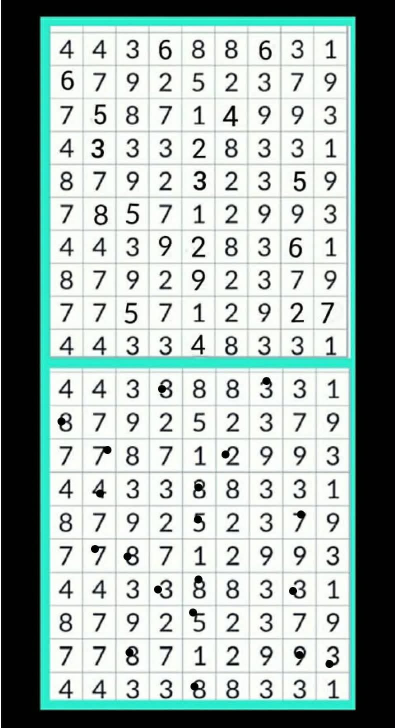
#> input picture spot_the_difference/correct_answers/answer_06.jpg, 790 x 1456 px, found by its file name (shown at 1/2 size)
$ python find_circled_cells.py
#> lines starting #> are read from the running program, lines starting #| are printed output that depends on the picture; after the words box and inside, x2 and y2 are one past the last pixel; in counts of white or black regions, pixels touching at a corner belong together
import cv2
import numpy as np
from pathlib import Path

SCRIPT_DIR = Path(__file__).resolve().parent
img = cv2.imread(str(SCRIPT_DIR / "correct_answers/answer_06.jpg"))
#> img is the input picture: shape (1456, 790, 3); mean B, G, R 170.2, 174.3, 160.1
gray = cv2.cvtColor(img, cv2.COLOR_BGR2GRAY)
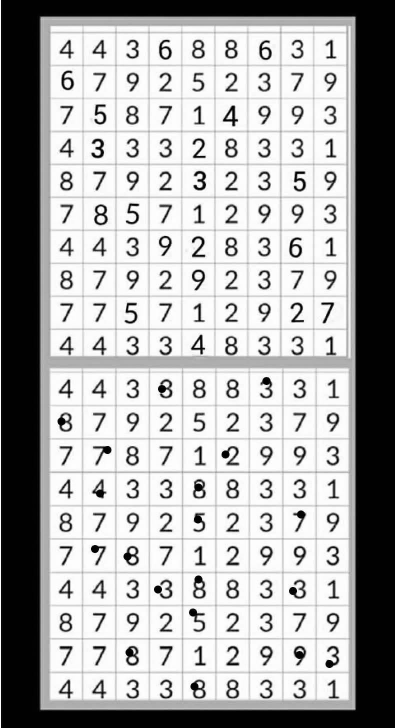
#> gray: shape (1456, 790) (shown at 1/2 size); min 0, max 255, mean 169.6
binary = cv2.adaptiveThreshold(gray, 255, cv2.ADAPTIVE_THRESH_GAUSSIAN_C, cv2.THRESH_BINARY_INV, 15, 8)
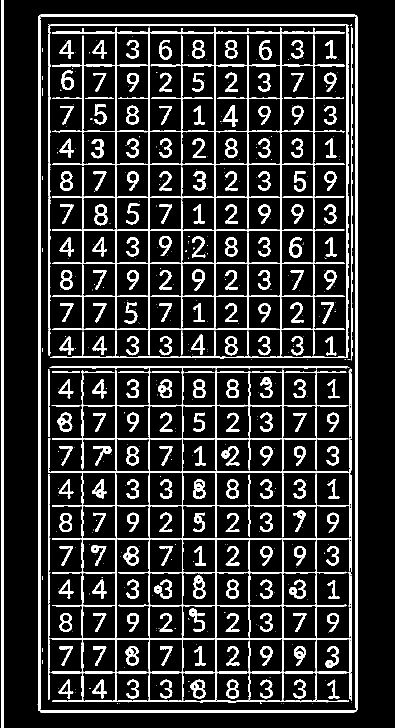
#> binary: shape (1456, 790) (shown at 1/2 size); 15.4% white; 522 white regions (299 under 20 px)
cnts, _ = cv2.findContours(binary, cv2.RETR_LIST, cv2.CHAIN_APPROX_SIMPLE)
#> cnts = 723 contours, 321 with area under 20; largest, box (x1, y1, x2, y2) and area: (75, 28, 716, 1425) 891350, (78, 31, 713, 1422) 875886, (104, 54, 690, 711) 265766, (96, 732, 704, 1405) 195260, (431, 944, 633, 1078) 21183

gx, gy, gw, gh = 75, 28, 641, 1397
panel_h = gh / 2  # 698.5

rows, cols = 10, 9
cell_w = gw / cols
cell_h = panel_h / rows

top_circles = []
bottom_circles = []

for c in cnts:
    area = cv2.contourArea(c)
    perimeter = cv2.arcLength(c, True)
    if area < 50 or perimeter == 0:
        continue
    circularity = 4 * np.pi * area / (perimeter ** 2)
    # Check if circular and of the right size for a marking circle
    if circularity > 0.65:
        x, y, w, h = cv2.boundingRect(c)
        if 50 < w < 85 and 50 < h < 85:
            cx, cy = x + w/2, y + h/2
            # Check if in grid A (top)
            if gx <= cx <= gx+gw:
                if gy <= cy <= gy+panel_h:
                    col = int((cx - gx) / cell_w) + 1
                    row = int((cy - gy) / cell_h) + 1
                    top_circles.append((row, col))
                elif gy+panel_h <= cy <= gy+gh:
                    col = int((cx - gx) / cell_w) + 1
                    row = int((cy - (gy + panel_h)) / cell_h) + 1
                    bottom_circles.append((row, col))
#> this loop made 723 passes
#> (area, perimeter, circularity, x, y, w, h, cx) on passes 73, 74, 75, 106, 107, 142, 143, 182, 183, 216, 217, 218: (4207.5, 268.2, 0.735, 565, 1278, 68, 67, 599), (4231.5, 260.7, 0.782, 299, 1278, 66, 68, 332), (4200, 266.3, 0.744, 365, 1277, 67, 69, 398.5), (4142, 264.6, 0.743, 565, 1211, 68, 67, 599), (4203, 264.6, 0.754, 431, 1210, 68, 68, 465), (4187, 261.8, 0.768, 432, 1145, 67, 66, 465.5), (4151, 263.1, 0.753, 565, 1144, 68, 67, 599), (4203.5, 264, 0.758, 565, 1078, 68, 67, 599), (4238, 263, 0.77, 432, 1078, 67, 67, 465.5), (4129, 267.1, 0.727, 365, 1011, 68, 67, 399), (4156, 261.5, 0.764, 299, 1011, 66, 67, 332), (4164, 266.8, 0.735, 232, 1011, 67, 67, 265.5)
#> (area, perimeter, circularity, x, y, w, h) on passes 18, 19, 27, 28, 51, 58: (198, 51.8, 0.927, 457, 1379, 17, 15), (206, 55.46, 0.842, 389, 1379, 19, 16), (161, 47.8, 0.886, 458, 1362, 15, 15), (133.5, 49.21, 0.693, 391, 1362, 16, 15), (193, 53.11, 0.86, 256, 1311, 18, 17), (203, 55.11, 0.84, 524, 1295, 18, 18)
#> after the loop, bottom_circles = [(9, 8), (9, 4), (9, 5), (8, 8), (8, 6), (7, 6), (7, 8), (6, 8), (6, 6), (5, 5), (5, 4), (5, 3), (4, 5), (4, 4), (3, 5), (3, 4), (3, 3), (2, 5), (1, 6)]; top_circles = 27 pairs, first value 2 to 9, second value 2 to 8

top_circles = sorted(list(set(top_circles)))
bottom_circles = sorted(list(set(bottom_circles)))
#> bottom_circles = [(1, 6), (2, 5), (3, 3), (3, 4), (3, 5), (4, 4), (4, 5), (5, 3), (5, 4), (5, 5), (6, 6), (6, 8), (7, 6), (7, 8), (8, 6), (8, 8), (9, 4), (9, 5), (9, 8)]

print(f"Top panel circles (count: {len(top_circles)}):")
#| Top panel circles (count: 27):
for r, c in top_circles:
    print(f"  Row {r}, Col {c}")
#> this loop made 27 passes
#> (r, c) on passes 1 to 12: (2, 3), (4, 2), (4, 3), (4, 4), (4, 5), (4, 6), (4, 7), (4, 8), (5, 3), (5, 6), (5, 7), (6, 2)
#|   Row 2, Col 3
#|   Row 4, Col 2
#|   Row 4, Col 3
#|   Row 4, Col 4
#|   Row 4, Col 5
#|   Row 4, Col 6
#|   Row 4, Col 7
#|   Row 4, Col 8
#> (further printed lines are left out)

print(f"\nBottom panel circles (count: {len(bottom_circles)}):")
#| Bottom panel circles (count: 19):
for r, c in bottom_circles:
    print(f"  Row {r}, Col {c}")
#> this loop made 19 passes
#|   Row 1, Col 6
#|   Row 2, Col 5
#|   Row 3, Col 3
#|   Row 3, Col 4
#|   Row 3, Col 5
#|   Row 4, Col 4
#|   Row 4, Col 5
#|   Row 5, Col 3
#> (further printed lines are left out)

$ run again, with spot_the_difference/correct_answers/answer_01.jpg copied over spot_the_difference/correct_answers/answer_06.jpg
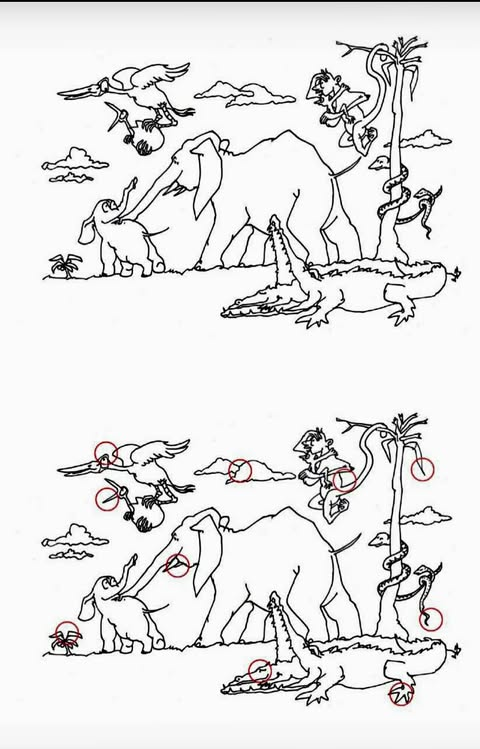
#> input picture spot_the_difference/correct_answers/answer_01.jpg, 480 x 749 px, found by its file name
#> img is the input picture: shape (749, 480, 3); mean B, G, R 229.4, 229.4, 229.7
#> `binary = cv2.adaptiveThreshold(gray, 255, cv2.ADAPTIVE_THRESH_GAUSSIAN..`:
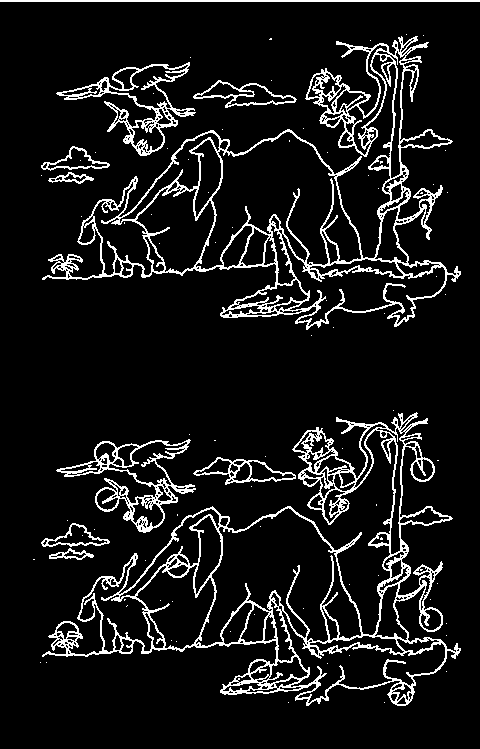
#> binary: shape (749, 480); 9.5% white in thin lines or dots
#> cnts = 590 contours, 401 with area under 20; largest, box (x1, y1, x2, y2) and area: (42, 412, 461, 706) 47730, (42, 36, 461, 330) 46170, (195, 507, 362, 647) 12326, (195, 131, 362, 270) 12326, (281, 233, 446, 327) 5032
#> the loop `for c in cnts:` made 590 passes
#> (area, perimeter, circularity, x, y, w, h) on passes 119, 164, 234, 244, 246, 255, 360, 417: (155, 53.11, 0.69, 167, 564, 22, 13), (61, 30.14, 0.844, 219, 517, 10, 10), (155, 53.46, 0.682, 339, 471, 17, 16), (51, 29.8, 0.722, 229, 463, 10, 10), (204, 61.11, 0.686, 232, 462, 19, 20), (52, 28.97, 0.779, 112, 458, 11, 9), (88, 40.97, 0.659, 114, 257, 9, 17), (147.5, 52.04, 0.684, 390, 183, 13, 19)
#> after the loop `for c in cnts:`: bottom_circles = []
#| Top panel circles (count: 0):
#| Bottom panel circles (count: 0):

$ run again, with spot_the_difference/correct_answers/answer_02.jpg copied over spot_the_difference/correct_answers/answer_06.jpg
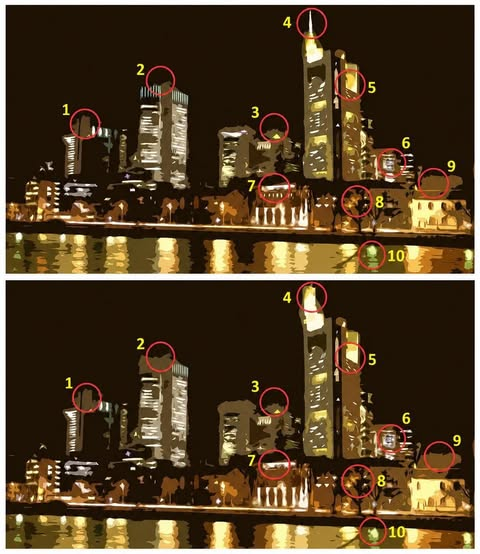
#> input picture spot_the_difference/correct_answers/answer_02.jpg, 480 x 554 px, found by its file name
#> img is the input picture: shape (554, 480, 3); mean B, G, R 38.1, 63, 82.2
#> `gray = cv2.cvtColor(img, cv2.COLOR_BGR2GRAY)`:
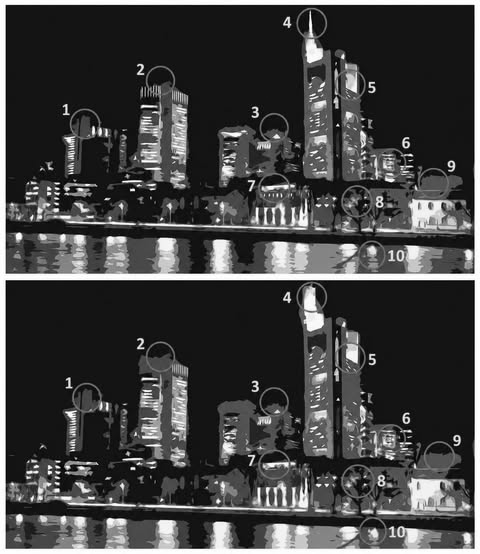
#> gray: shape (554, 480); min 1, max 255, mean 65.9
#> `binary = cv2.adaptiveThreshold(gray, 255, cv2.ADAPTIVE_THRESH_GAUSSIAN..`:
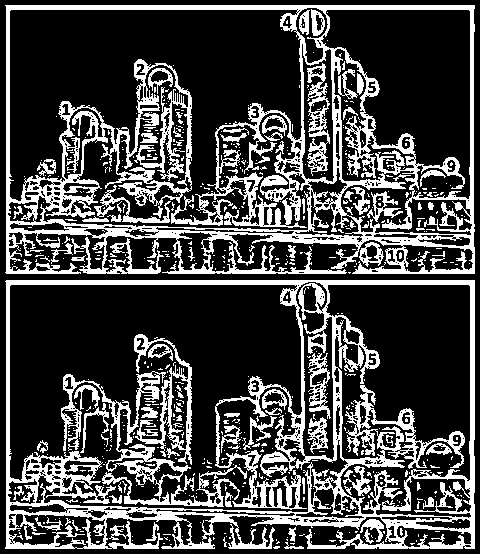
#> binary: shape (554, 480); 27.4% white; 620 white regions (535 under 20 px)
#> cnts = 1471 contours, 1191 with area under 20; largest, box (x1, y1, x2, y2) and area: (5, 280, 475, 549) 118992, (5, 5, 475, 274) 115157, (8, 284, 349, 513) 59736, (8, 9, 311, 231) 42203, (325, 284, 472, 519) 24248
#> the loop `for c in cnts:` made 1471 passes
#> (area, perimeter, circularity, x, y, w, h) on passes 256, 689, 795, 984, 996, 1285, 1427, 1468: (97.5, 42.87, 0.667, 375, 473, 12, 15), (161.5, 54.87, 0.674, 345, 329, 16, 16), (94.5, 37.56, 0.842, 395, 249, 10, 14), (72.5, 36.87, 0.67, 61, 198, 12, 11), (99.5, 41.21, 0.736, 374, 195, 11, 14), (103.5, 44.38, 0.66, 359, 129, 8, 20), (160.5, 53.7, 0.699, 150, 70, 19, 13), (250, 68.63, 0.667, 311, 9, 14, 27)
#> after the loop `for c in cnts:`: bottom_circles = []
#| Top panel circles (count: 0):
#| Bottom panel circles (count: 0):

$ run again, with spot_the_difference/correct_answers/answer_03.jpg copied over spot_the_difference/correct_answers/answer_06.jpg
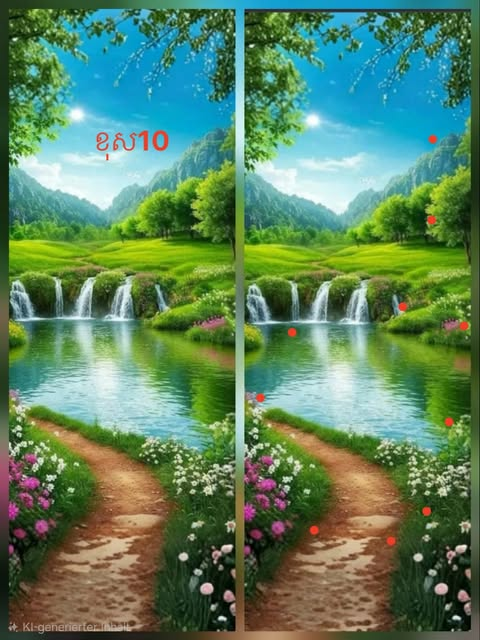
#> input picture spot_the_difference/correct_answers/answer_03.jpg, 480 x 640 px, found by its file name
#> img is the input picture: shape (640, 480, 3); mean B, G, R 96.5, 131.2, 93.3
#> `gray = cv2.cvtColor(img, cv2.COLOR_BGR2GRAY)`:
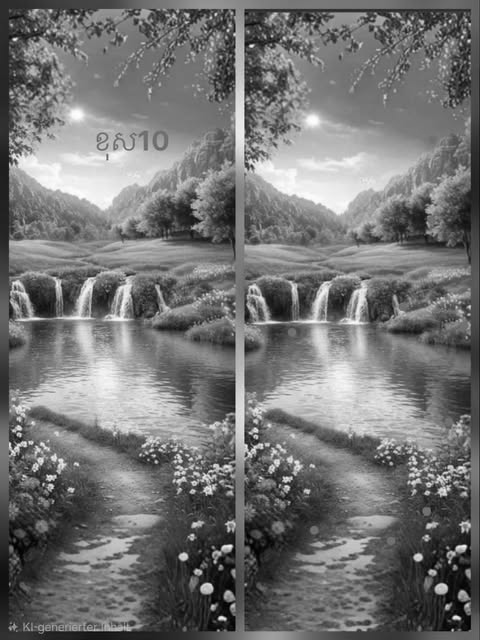
#> gray: shape (640, 480); min 1, max 255, mean 115.9
#> `binary = cv2.adaptiveThreshold(gray, 255, cv2.ADAPTIVE_THRESH_GAUSSIAN..`:
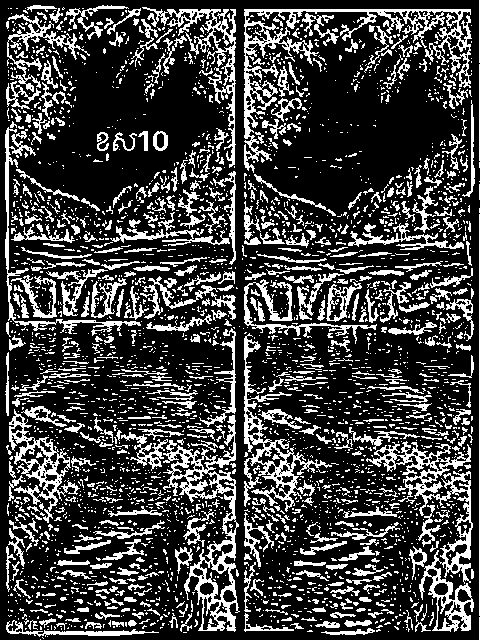
#> binary: shape (640, 480); 25.2% white in thin lines or dots
#> cnts = 3703 contours, 3276 with area under 20; largest, box (x1, y1, x2, y2) and area: (163, 415, 240, 632) 5302, (366, 441, 474, 632) 4696, (244, 9, 472, 173) 4398, (244, 333, 332, 512) 2596, (9, 409, 80, 523) 2313
#> the loop `for c in cnts:` made 3703 passes
#> (area, perimeter, circularity, x, y, w, h) on passes 263, 266, 311, 322, 404, 410, 471, 472: (128.5, 44.04, 0.833, 222, 589, 15, 14), (133.5, 46.87, 0.764, 456, 588, 16, 15), (156, 46.63, 0.902, 433, 582, 16, 14), (155, 48.28, 0.835, 199, 581, 16, 15), (67, 31.8, 0.833, 426, 568, 12, 10), (69.5, 32.38, 0.833, 192, 567, 12, 10), (88.5, 36.38, 0.84, 412, 551, 12, 12), (88.5, 36.04, 0.856, 177, 551, 13, 12)
#> after the loop `for c in cnts:`: bottom_circles = []
#| Top panel circles (count: 0):
#| Bottom panel circles (count: 0):
